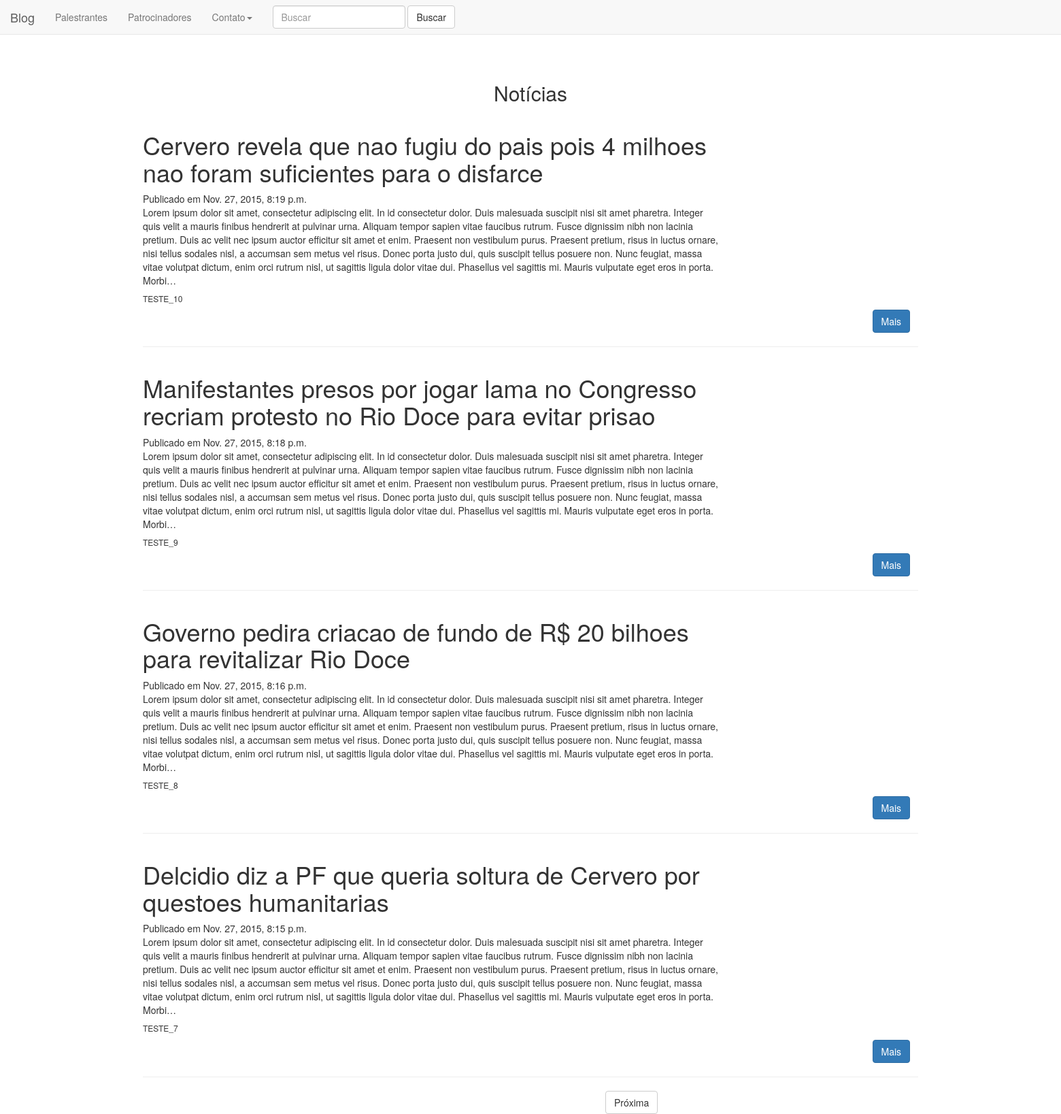
Page /news on the committed database.
### blogapp/models.py (models this page shows, shortened)
class Entry(models.Model):
    title = models.CharField(max_length=200)
    body = MarkdownField()
    slug = models.SlugField(max_length=200, unique=True)
    publish = models.BooleanField(default=False)
    created = models.DateTimeField(auto_now_add=True)
    modified = models.DateTimeField(auto_now=True)
    objects = EntryManager()
    class Meta:
        verbose_name = "New"
        verbose_name_plural = "News"
        ordering = ["-created"]

### blogapp/views.py (the view)
class NewsIndex(ListView):
    queryset = Entry.objects.published()
    template_name = "blogapp/news.html"
    context_object_name = 'news'
    paginate_by = 4

### blogapp/templates/blogapp/news.html (shortened to what this page needs)
{% extends 'blogapp/base.html' %}
{% load django_markdown %}
{% block content %}
<p><center><h2>Notícias</h2></center></p>
<div class = "row"><p></p></div>
<div class="container">
    {% for new in news %}
        <div class="row">
            <div class="col-lg-9">
                <div>
                    <div><h1>{{new.title}}</h1></div>
                    <div>Publicado em {{new.created}}</div>
                    <div>{{new.body|truncatechars:"700"}}</div>
                    <div><h6>{{new.slug}}</h6></div>
                </div>
            </div>
            <div class="col-lg-12 col-lg-offset-11"><a href="{% url 'detalhes' new.pk %} " role="button" class="btn btn-primary" >Mais</a></div>
        </div>
        <hr></hr>
    {% endfor %}
    {% if is_paginated %}
            <span class="page-links">
                {% if page_obj.has_next %}
                    <div class="col-lg-8 col-lg-offset-7">
                        <a href="/news?page={{ page_obj.next_page_number }}" role="button" class="btn btn-default">Próxima</a>
                    </div>
                {% endif %}
            </span>
    {% endif %}
</div>
{% endblock %}

### blogapp/templates/blogapp/news.html (style rules this page uses)
body { padding-top: 100px; }

### rows in the picture
Entry: title "Cervero revela que nao fugiu do pais pois 4 milhoes nao foram suficientes para o disfarce", created "Nov. 27, 2015, 8:19 p.m.", body "Lorem ipsum dolor sit amet, consectetur adipiscing elit. In id consectetur dolor. Duis malesuada suscipit nisi sit amet pharetra. Integer quis velit a mauris finibus hendrerit at pulvinar urna. Aliquam tempor sapien vitae faucibus rutrum. Fusce dignissim nibh non lacinia pretium. Duis ac velit nec ipsum auctor efficitur sit amet et enim. Praesent non vestibulum purus. Praesent pretium, risus in luctus ornare, nisi tellus sodales nisl, a accumsan sem metus vel risus. Donec porta justo dui, quis suscipit tellus posuere non. Nunc feugiat, massa vitae volutpat dictum, enim orci rutrum nisl, ut sagittis ligula dolor vitae dui. Phasellus vel sagittis mi. Mauris vulputate eget eros in porta. Morbi…", slug "TESTE_10"
Entry: title "Manifestantes presos por jogar lama no Congresso recriam protesto no Rio Doce para evitar prisao", created "Nov. 27, 2015, 8:18 p.m.", body "Lorem ipsum dolor sit amet, consectetur adipiscing elit. In id consectetur dolor. Duis malesuada suscipit nisi sit amet pharetra. Integer quis velit a mauris finibus hendrerit at pulvinar urna. Aliquam tempor sapien vitae faucibus rutrum. Fusce dignissim nibh non lacinia pretium. Duis ac velit nec ipsum auctor efficitur sit amet et enim. Praesent non vestibulum purus. Praesent pretium, risus in luctus ornare, nisi tellus sodales nisl, a accumsan sem metus vel risus. Donec porta justo dui, quis suscipit tellus posuere non. Nunc feugiat, massa vitae volutpat dictum, enim orci rutrum nisl, ut sagittis ligula dolor vitae dui. Phasellus vel sagittis mi. Mauris vulputate eget eros in porta. Morbi…", slug "TESTE_9"
Entry: title "Governo pedira criacao de fundo de R$ 20 bilhoes para revitalizar Rio Doce", created "Nov. 27, 2015, 8:16 p.m.", body "Lorem ipsum dolor sit amet, consectetur adipiscing elit. In id consectetur dolor. Duis malesuada suscipit nisi sit amet pharetra. Integer quis velit a mauris finibus hendrerit at pulvinar urna. Aliquam tempor sapien vitae faucibus rutrum. Fusce dignissim nibh non lacinia pretium. Duis ac velit nec ipsum auctor efficitur sit amet et enim. Praesent non vestibulum purus. Praesent pretium, risus in luctus ornare, nisi tellus sodales nisl, a accumsan sem metus vel risus. Donec porta justo dui, quis suscipit tellus posuere non. Nunc feugiat, massa vitae volutpat dictum, enim orci rutrum nisl, ut sagittis ligula dolor vitae dui. Phasellus vel sagittis mi. Mauris vulputate eget eros in porta. Morbi…", slug "TESTE_8"
Entry: title "Delcidio diz a PF que queria soltura de Cervero por questoes humanitarias", created "Nov. 27, 2015, 8:15 p.m.", body "Lorem ipsum dolor sit amet, consectetur adipiscing elit. In id consectetur dolor. Duis malesuada suscipit nisi sit amet pharetra. Integer quis velit a mauris finibus hendrerit at pulvinar urna. Aliquam tempor sapien vitae faucibus rutrum. Fusce dignissim nibh non lacinia pretium. Duis ac velit nec ipsum auctor efficitur sit amet et enim. Praesent non vestibulum purus. Praesent pretium, risus in luctus ornare, nisi tellus sodales nisl, a accumsan sem metus vel risus. Donec porta justo dui, quis suscipit tellus posuere non. Nunc feugiat, massa vitae volutpat dictum, enim orci rutrum nisl, ut sagittis ligula dolor vitae dui. Phasellus vel sagittis mi. Mauris vulputate eget eros in porta. Morbi…", slug "TESTE_7"
